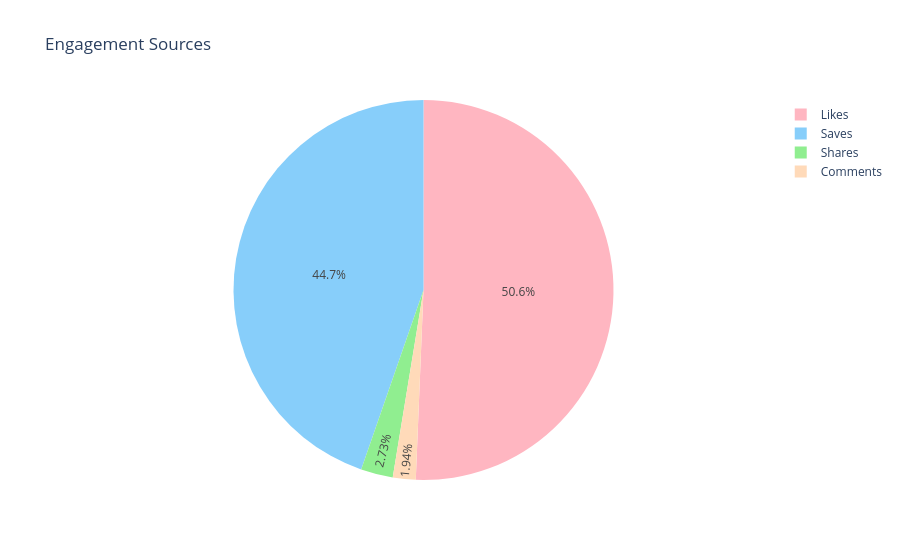

Notebook cell for this chart:
### Markdown cell above
### 10. look at the distribution of engagement sources

### Code cell
engagement_metrics = ['Saves', 'Comments', 'Shares', 'Likes']
engagement_counts = [data[metric].sum() for metric in engagement_metrics]

colors = ['#FFB6C1', '#87CEFA', '#90EE90', '#FFDAB9']

fig = px.pie(data_frame=data, names=engagement_metrics, 
             values=engagement_counts, 
             title='Engagement Sources',
             color_discrete_sequence=colors)
fig.show()

### Figure 1 — Plotly figure (JSON) as saved in the notebook; plotly's stock layout.template omitted (floating-point values rounded to 4 significant figures)
{"data": [{"domain": {"x": [0, 1], "y": [0, 1]}, "hovertemplate": "label=%{label}<br>value=%{value}<extra></extra>", "labels": ["Saves", "Comments", "Shares", "Likes"], "legendgroup": "", "name": "", "showlegend": true, "type": "pie", "values": [18244, 793, 1114, 20680]}], "layout": {"legend": {"tracegroupgap": 0}, "piecolorway": ["#FFB6C1", "#87CEFA", "#90EE90", "#FFDAB9"], "title": {"text": "Engagement Sources"}}}
